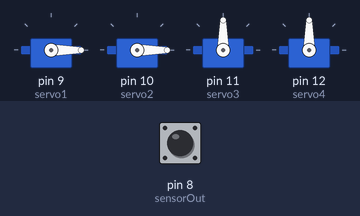
Bench run of a sketch on a simulated Arduino Uno, built with avr-gcc and run on an emulated ATmega328P. On the bench: 4 × servo. The test bench sets the inputs (shaded band); at power-on: pin 8 (sensorOut) LOW. What the sketch prints to the serial monitor is not drawn.

Above: at 1.4 s.
1.5 s: pin 8 (sensorOut) pulsed HIGH 5 times (0.12 s each, 0.3 s apart)
At 9.9 s:
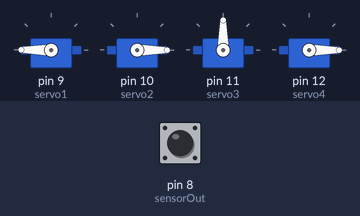
At 10.7 s:
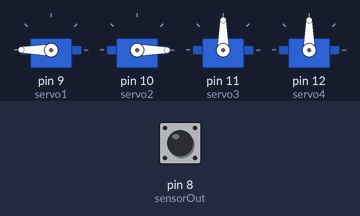
Timing chart, 0 to 12.7 s (numbered marks = the images above; inputs shaded):
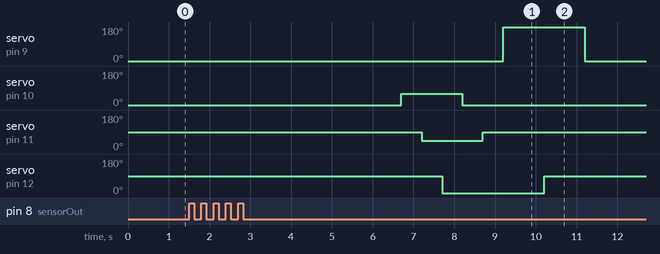

The sketch:

RobotArm.ino
```cpp
#include<Servo.h>

Servo servo1, servo2, servo3, servo4;

#define S0 4
#define S1 5
#define S2 6
#define S3 7
#define sensorOut 8

int frequency = 0;

void setup() {

  pinMode(S0, OUTPUT);
  pinMode(S1, OUTPUT);
  pinMode(S2, OUTPUT);
  pinMode(S3, OUTPUT);
  pinMode(sensorOut, INPUT);

  digitalWrite(S0,HIGH);
  digitalWrite(S1,LOW);

  Serial.begin(9600);

  servo1.attach(9);
  servo2.attach(10);
  servo3.attach(11);
  servo4.attach(12);

}
void loop() {

  servo1.write(00);
  servo2.write(00);
  servo3.write(90);
  servo4.write(90);
  delay(500);

  digitalWrite(S2,LOW);
  digitalWrite(S3,LOW);

  frequency = pulseIn(sensorOut, LOW);
  int R = frequency;

  Serial.print("R= ");
  Serial.print(frequency);
  Serial.print("  ");
  delay(1000);

  digitalWrite(S2,HIGH);
  digitalWrite(S3,HIGH);

  frequency = pulseIn(sensorOut, LOW);
  int G = frequency;

  Serial.print("G= ");
  Serial.print(frequency);
  Serial.print("  ");
  delay(1000);

  digitalWrite(S2,LOW);
  digitalWrite(S3,HIGH);

  frequency = pulseIn(sensorOut, LOW);
  int B = frequency;

  Serial.print("B= ");
  Serial.print(frequency);
  Serial.println("  ");
  delay(1000);

  if(R<100 & G>100 & B>100){

    Serial.println("Red");
    delay(1000);

    servo2.write(60);
    delay(500);
    servo3.write(45);
    delay(500);
    servo4.write(00);
    delay(500);

    servo2.write(00);
    delay(500);
    servo3.write(90);
    delay(500);
    servo1.write(90);
    delay(1000);
    servo4.write(90);
    delay(1000);

  }
  if(R>100 & G<100 & B>100){

    Serial.println("Green");
    delay(1000);

    servo2.write(60);
    delay(500);
    servo3.write(45);
    delay(500);
    servo4.write(00);
    delay(500);

    servo2.write(00);
    delay(500);
    servo3.write(90);
    delay(500);
    servo1.write(135);
    delay(1000);
    servo4.write(90);
    delay(1000);

  }
  if (R<150 & G<100 & B<50 || R>100 & G>100 & B<100){

    Serial.println("Blue");
    delay(1000);

    servo2.write(60);
    delay(500);
    servo3.write(45);
    delay(500);
    servo4.write(00);
    delay(500);

    servo2.write(00);
    delay(500);
    servo3.write(90);
    delay(500);
    servo1.write(180);
    delay(1000);
    servo4.write(90);
    delay(1000);

  }
}
```
